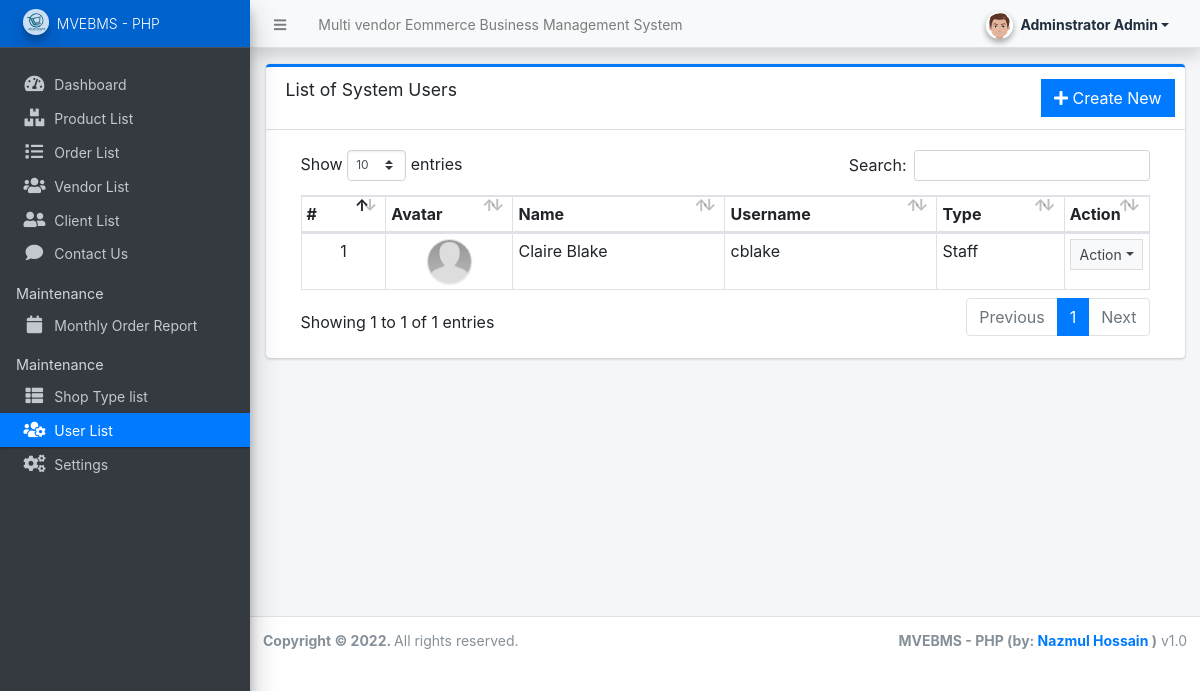
Page /admin/?page=user/list (signed in) on the committed database.
### tables this page shows
CREATE TABLE `users` (
  `id` int(50) NOT NULL,
  `firstname` varchar(250) NOT NULL,
  `lastname` varchar(250) NOT NULL,
  `username` text NOT NULL,
  `password` text NOT NULL,
  `avatar` text DEFAULT NULL,
  `last_login` datetime DEFAULT NULL,
  `type` tinyint(1) NOT NULL DEFAULT 0,
  `date_added` datetime NOT NULL DEFAULT current_timestamp(),
  `date_updated` datetime DEFAULT NULL ON UPDATE current_timestamp()
);

### classes/DBConnection.php (called while the page is built, shortened)
<?php
class DBConnection{
    private $host = DB_SERVER;
    private $username = DB_USERNAME;
    private $password = DB_PASSWORD;
    private $database = DB_NAME;
    public $conn;
    public function __construct(){
        if (!isset($this->conn)) {
            $this->conn = new mysqli($this->host, $this->username, $this->password, $this->database);
        }
    }
}
?>

### classes/SystemSettings.php (called while the page is built, shortened)
<?php
class SystemSettings extends DBConnection{
	function userdata($field = ''){
		if(!empty($field)){
			if(isset($_SESSION['userdata'][$field]))
				return $_SESSION['userdata'][$field];
			else
				return null;
		}else{
			return false;
		}
	}
}
$_settings = new SystemSettings();
?>

### config.php (called while the page is built, shortened)
<?php
require_once('classes/DBConnection.php');
require_once('classes/SystemSettings.php');
function validate_image($file){
    $file = explode("?",$file)[0];
	if(!empty($file)){
		if(is_file(base_app.$file)){
			return base_url.$file;
		}else{
			return base_url.'dist/img/no-image-available.png';
		}
	}else{
		return base_url.'dist/img/no-image-available.png';
	}
}
?>

### admin/user/list.php (the view, shortened to what this page needs)
<div class="card card-outline card-primary">
	<div class="card-header">
		<h3 class="card-title">List of System Users</h3>
		<div class="card-tools">
			<a href="?page=user/manage_user" class="btn btn-flat btn-primary"><span class="fas fa-plus"></span>  Create New</a>
		</div>
	</div>
	<div class="card-body">
		<div class="container-fluid">
        <div class="container-fluid">
			<table class="table table-bordered table-stripped">
				<colgroup>
					<col width="10%">
					<col width="15%">
					<col width="25%">
					<col width="25%">
					<col width="15%">
					<col width="10%">
				</colgroup>
				<thead>
					<tr>
						<th>#</th>
						<th>Avatar</th>
						<th>Name</th>
						<th>Username</th>
						<th>Type</th>
						<th>Action</th>
					</tr>
				</thead>
				<tbody>
					<?php
					$i = 1;
						$qry = $conn->query("SELECT *,concat(firstname,' ',lastname) as name from `users` where id != '1' and id != '{$_settings->userdata('id')}' and `type` != 3 order by concat(firstname,' ',lastname) asc ");
						while($row = $qry->fetch_assoc()):
					?>
						<tr>
							<td class="text-center"><?php echo $i++; ?></td>
							<td class="text-center"><img src="<?php echo validate_image($row['avatar']) ?>" class="img-avatar img-thumbnail p-0 border-2" alt="user_avatar"></td>
							<td><?php echo ucwords($row['name']) ?></td>
							<td ><p class="m-0 truncate-1"><?php echo $row['username'] ?></p></td>
							<td><?php echo ($row['type'] == 1) ? 'Administrator' : 'Staff' ?></td>
							<td align="center">
								 <button type="button" class="btn btn-flat btn-default btn-sm dropdown-toggle dropdown-icon" data-toggle="dropdown">
				                  		Action
				                  </button>
							</td>
						</tr>
					<?php endwhile; ?>
				</tbody>
			</table>
		</div>
		</div>
	</div>
</div>

### admin/user/list.php (style rules this page uses)
.img-avatar { width:45px; height:45px; object-fit:cover; object-position:center center; border-radius:100%; }

### rows in the picture
users: name "Claire Blake", username "cblake", type "Staff"

### other values in the picture
$_settings->info('name') "Multi vendor Eommerce Business Management System"
$_settings->userdata('firstname').' '.$_settings->userdata('lastname') "Adminstrator Admin"
$_settings->info('short_name') "MVEBMS - PHP"
